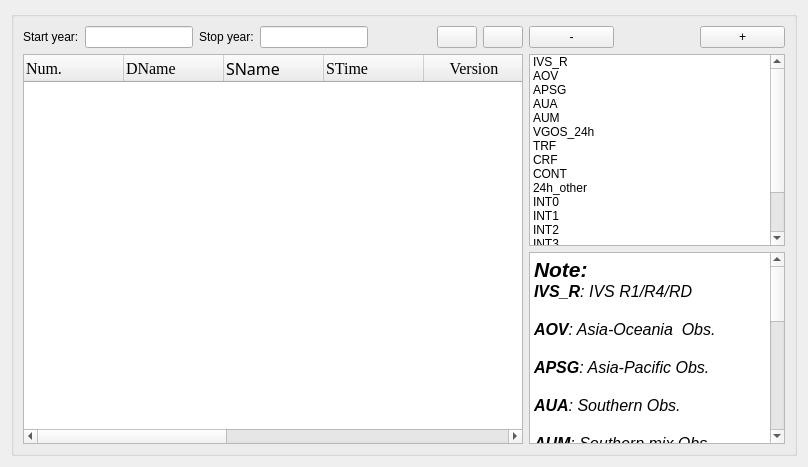
      <widget class="QWidget" name="page_file_download">
       <layout class="QHBoxLayout" name="horizontalLayout_19">
        <item>
         <widget class="QGroupBox" name="groupBox_10">
          <property name="title">
           <string/>
          </property>
          <layout class="QHBoxLayout" name="horizontalLayout_63">
           <item>
            <layout class="QVBoxLayout" name="verticalLayout_56">
             <item>
              <layout class="QHBoxLayout" name="horizontalLayout_61">
               <item>
                <layout class="QHBoxLayout" name="horizontalLayout_17">
                 <item>
                  <widget class="QLabel" name="label_2">
                   <property name="text">
                    <string>Start year:</string>
                   </property>
                  </widget>
                 </item>
                 <item>
                  <widget class="QLineEdit" name="lineEdit_file_startyear">
                   <property name="sizePolicy">
                    <sizepolicy hsizetype="Preferred" vsizetype="Fixed">
                     <horstretch>0</horstretch>
                     <verstretch>0</verstretch>
                    </sizepolicy>
                   </property>
                   <property name="alignment">
                    <set>Qt::AlignCenter</set>
                   </property>
                  </widget>
                 </item>
                </layout>
               </item>
               <item>
                <layout class="QHBoxLayout" name="horizontalLayout_18">
                 <item>
                  <widget class="QLabel" name="label_5">
                   <property name="text">
                    <string>Stop year:</string>
                   </property>
                  </widget>
                 </item>
                 <item>
                  <widget class="QLineEdit" name="lineEdit_file_stopyear">
                   <property name="sizePolicy">
                    <sizepolicy hsizetype="Preferred" vsizetype="Fixed">
                     <horstretch>0</horstretch>
                     <verstretch>0</verstretch>
                    </sizepolicy>
                   </property>
                   <property name="alignment">
                    <set>Qt::AlignCenter</set>
                   </property>
                  </widget>
                 </item>
                </layout>
               </item>
               <item>
                <spacer name="horizontalSpacer_14">
                 <property name="orientation">
                  <enum>Qt::Horizontal</enum>
                 </property>
                 <property name="sizeHint" stdset="0">
                  <size>
                   <width>40</width>
                   <height>20</height>
                  </size>
                 </property>
                </spacer>
               </item>
               <item>
                <widget class="QPushButton" name="pushButton_file_refresh">
                 <property name="text">
                  <string/>
                 </property>
                 <property name="icon">
                  <iconset resource="mysource.qrc">
                   <normaloff>:/icons/icons/refresh.png</normaloff>:/icons/icons/refresh.png</iconset>
                 </property>
                 <property name="iconSize">
                  <size>
                   <width>25</width>
                   <height>25</height>
                  </size>
                 </property>
                </widget>
               </item>
               <item>
                <widget class="QPushButton" name="pushButton_file_makearc">
                 <property name="sizePolicy">
                  <sizepolicy hsizetype="Fixed" vsizetype="Preferred">
                   <horstretch>0</horstretch>
                   <verstretch>0</verstretch>
                  </sizepolicy>
                 </property>
                 <property name="toolTip">
                  <string>&lt;html&gt;&lt;head/&gt;&lt;body&gt;&lt;p&gt;&lt;span style=&quot; font-size:12pt;&quot;&gt;create process list&lt;/span&gt;&lt;/p&gt;&lt;/body&gt;&lt;/html&gt;</string>
                 </property>
                 <property name="text">
                  <string/>
                 </property>
                 <property name="icon">
                  <iconset resource="mysource.qrc">
                   <normaloff>:/icons/icons/list.png</normaloff>:/icons/icons/list.png</iconset>
                 </property>
                 <property name="iconSize">
                  <size>
                   <width>25</width>
                   <height>25</height>
                  </size>
                 </property>
                </widget>
               </item>
              </layout>
             </item>
             <item>
              <widget class="QTableWidget" name="tableWidget_session">
               <property name="sizePolicy">
                <sizepolicy hsizetype="Expanding" vsizetype="Expanding">
                 <horstretch>0</horstretch>
                 <verstretch>0</verstretch>
                </sizepolicy>
               </property>
               <property name="minimumSize">
                <size>
                 <width>500</width>
                 <height>0</height>
                </size>
               </property>
               <property name="editTriggers">
                <set>QAbstractItemView::NoEditTriggers</set>
               </property>
               <property name="selectionMode">
                <enum>QAbstractItemView::ExtendedSelection</enum>
               </property>
               <property name="selectionBehavior">
                <enum>QAbstractItemView::SelectRows</enum>
               </property>
               <property name="textElideMode">
                <enum>Qt::ElideRight</enum>
               </property>
               <property name="sortingEnabled">
                <bool>true</bool>
               </property>
               <attribute name="horizontalHeaderCascadingSectionResizes">
                <bool>false</bool>
               </attribute>
               <attribute name="horizontalHeaderDefaultSectionSize">
                <number>100</number>
               </attribute>
               <attribute name="horizontalHeaderShowSortIndicator" stdset="0">
                <bool>true</bool>
               </attribute>
               <column>
                <property name="text">
                 <string>Num.</string>
                </property>
                <property name="font">
                 <font>
                  <family>Times New Roman</family>
                  <pointsize>12</pointsize>
                 </font>
                </property>
                <property name="textAlignment">
                 <set>AlignLeading|AlignVCenter</set>
                </property>
               </column>
               <column>
                <property name="text">
                 <string>DName</string>
                </property>
                <property name="font">
                 <font>
                  <family>Times New Roman</family>
                  <pointsize>12</pointsize>
                 </font>
                </property>
                <property name="textAlignment">
                 <set>AlignLeading|AlignVCenter</set>
                </property>
               </column>
               <column>
                <property name="text">
                 <string>SName</string>
                </property>
                <property name="font">
                 <font>
                  <family>Abyssinica SIL</family>
                  <pointsize>12</pointsize>
                 </font>
                </property>
                <property name="textAlignment">
                 <set>AlignLeading|AlignVCenter</set>
                </property>
               </column>
               <column>
                <property name="text">
                 <string>STime</string>
                </property>
                <property name="font">
                 <font>
                  <family>Times New Roman</family>
                  <pointsize>12</pointsize>
                 </font>
                </property>
                <property name="textAlignment">
                 <set>AlignLeading|AlignVCenter</set>
                </property>
               </column>
               <column>
                <property name="text">
                 <string>Version</string>
                </property>
                <property name="font">
                 <font>
                  <family>Times New Roman</family>
                  <pointsize>12</pointsize>
                 </font>
                </property>
               </column>
               <column>
                <property name="text">
                 <string>AC</string>
                </property>
                <property name="font">
                 <font>
                  <family>Times New Roman</family>
                  <pointsize>12</pointsize>
                 </font>
                </property>
               </column>
               <column>
                <property name="text">
                 <string>Used Obs.</string>
                </property>
                <property name="font">
                 <font>
                  <family>Times New Roman</family>
                  <pointsize>12</pointsize>
                 </font>
                </property>
               </column>
               <column>
                <property name="text">
                 <string>Chi-Square</string>
                </property>
               </column>
               <column>
                <property name="text">
                 <string>WRMS(ps)</string>
                </property>
                <property name="font">
                 <font>
                  <family>Times New Roman</family>
                  <pointsize>12</pointsize>
                 </font>
                </property>
               </column>
               <column>
                <property name="text">
                 <string>Station</string>
                </property>
                <property name="font">
                 <font>
                  <family>Times New Roman</family>
                  <pointsize>12</pointsize>
                 </font>
                </property>
               </column>
              </widget>
             </item>
            </layout>
           </item>
           <item>
            <layout class="QVBoxLayout" name="verticalLayout_57">
             <item>
              <layout class="QVBoxLayout" name="verticalLayout_59">
               <item>
                <layout class="QHBoxLayout" name="horizontalLayout_58">
                 <item>
                  <widget class="QPushButton" name="pushButton_file_typesub">
                   <property name="sizePolicy">
                    <sizepolicy hsizetype="Preferred" vsizetype="Fixed">
                     <horstretch>0</horstretch>
                     <verstretch>0</verstretch>
                    </sizepolicy>
                   </property>
                   <property name="text">
                    <string>-</string>
                   </property>
                  </widget>
                 </item>
                 <item>
                  <spacer name="horizontalSpacer_31">
                   <property name="orientation">
                    <enum>Qt::Horizontal</enum>
                   </property>
                   <property name="sizeType">
                    <enum>QSizePolicy::Fixed</enum>
                   </property>
                   <property name="sizeHint" stdset="0">
                    <size>
                     <width>80</width>
                     <height>20</height>
                    </size>
                   </property>
                  </spacer>
                 </item>
                 <item>
                  <widget class="QPushButton" name="pushButton_file_typeadd">
                   <property name="sizePolicy">
                    <sizepolicy hsizetype="Preferred" vsizetype="Fixed">
                     <horstretch>0</horstretch>
                     <verstretch>0</verstretch>
                    </sizepolicy>
                   </property>
                   <property name="text">
                    <string>+</string>
                   </property>
                  </widget>
                 </item>
                </layout>
               </item>
               <item>
                <widget class="QListWidget" name="listWidget_datatype">
                 <property name="sizePolicy">
                  <sizepolicy hsizetype="Preferred" vsizetype="Expanding">
                   <horstretch>0</horstretch>
                   <verstretch>0</verstretch>
                  </sizepolicy>
                 </property>
                 <property name="minimumSize">
                  <size>
                   <width>0</width>
                   <height>0</height>
                  </size>
                 </property>
                 <property name="maximumSize">
                  <size>
                   <width>16777215</width>
                   <height>16777215</height>
                  </size>
                 </property>
                 <property name="selectionMode">
                  <enum>QAbstractItemView::MultiSelection</enum>
                 </property>
                 <item>
                  <property name="text">
                   <string>IVS_R</string>
                  </property>
                 </item>
                 <item>
                  <property name="text">
                   <string>AOV</string>
                  </property>
                 </item>
                 <item>
                  <property name="text">
                   <string>APSG</string>
                  </property>
                 </item>
                 <item>
                  <property name="text">
                   <string>AUA</string>
                  </property>
                 </item>
                 <item>
                  <property name="text">
                   <string>AUM</string>
                  </property>
                 </item>
                 <item>
                  <property name="text">
                   <string>VGOS_24h</string>
                  </property>
                 </item>
                 <item>
                  <property name="text">
                   <string>TRF</string>
                  </property>
                 </item>
                 <item>
                  <property name="text">
                   <string>CRF</string>
                  </property>
                 </item>
                 <item>
                  <property name="text">
                   <string>CONT</string>
                  </property>
                 </item>
                 <item>
                  <property name="text">
                   <string>24h_other</string>
                  </property>
                 </item>
                 <item>
                  <property name="text">
                   <string>INT0</string>
                  </property>
                 </item>
                 <item>
                  <property name="text">
                   <string>INT1</string>
                  </property>
                 </item>
                 <item>
                  <property name="text">
                   <string>INT2</string>
                  </property>
                 </item>
                 <item>
                  <property name="text">
                   <string>INT3</string>
                  </property>
                 </item>
                 <item>
                  <property name="text">
                   <string>VGOS_1h</string>
                  </property>
                 </item>
                 <item>
                  <property name="text">
                   <string>1h_other</string>
                  </property>
                 </item>
                 <item>
                  <property name="text">
                   <string>other</string>
                  </property>
                 </item>
                </widget>
               </item>
               <item>
                <widget class="QTextBrowser" name="textBrowser_file_obs">
                 <property name="sizePolicy">
                  <sizepolicy hsizetype="Preferred" vsizetype="Expanding">
                   <horstretch>0</horstretch>
                   <verstretch>0</verstretch>
                  </sizepolicy>
                 </property>
                 <property name="minimumSize">
                  <size>
                   <width>0</width>
                   <height>0</height>
                  </size>
                 </property>
                 <property name="maximumSize">
                  <size>
                   <width>16777215</width>
                   <height>16777215</height>
                  </size>
                 </property>
                 <property name="html">
                  <string>&lt;!DOCTYPE HTML PUBLIC &quot;-//W3C//DTD HTML 4.0//EN&quot; &quot;http://www.w3.org/TR/REC-html40/strict.dtd&quot;&gt;
&lt;html&gt;&lt;head&gt;&lt;meta name=&quot;qrichtext&quot; content=&quot;1&quot; /&gt;&lt;style type=&quot;text/css&quot;&gt;
p, li { white-space: pre-wrap; }
&lt;/style&gt;&lt;/head&gt;&lt;body style=&quot; font-family:'Times New Roman','Times New Roman'; font-size:12pt; font-weight:400; font-style:normal;&quot;&gt;
&lt;p align=&quot;justify&quot; style=&quot; margin-top:0px; margin-bottom:0px; margin-left:0px; margin-right:0px; -qt-block-indent:0; text-indent:0px;&quot;&gt;&lt;span style=&quot; font-family:'Times New Roman','Times New Roman','Times New Roman','Times New Roman','Times New Roman','Times New Roman','Times New Roman','Times New Roman'; font-size:16pt; font-weight:600; font-style:italic;&quot;&gt;Note:&lt;/span&gt;&lt;/p&gt;
&lt;p align=&quot;justify&quot; style=&quot; margin-top:0px; margin-bottom:0px; margin-left:0px; margin-right:0px; -qt-block-indent:0; text-indent:0px;&quot;&gt;&lt;span style=&quot; font-weight:600; font-style:italic; color:#000000;&quot;&gt;IVS_R&lt;/span&gt;&lt;span style=&quot; font-style:italic;&quot;&gt;: IVS R1/R4/RD&lt;/span&gt;&lt;/p&gt;
&lt;p align=&quot;justify&quot; style=&quot;-qt-paragraph-type:empty; margin-top:0px; margin-bottom:0px; margin-left:0px; margin-right:0px; -qt-block-indent:0; text-indent:0px; font-style:italic;&quot;&gt;&lt;br /&gt;&lt;/p&gt;
&lt;p align=&quot;justify&quot; style=&quot; margin-top:0px; margin-bottom:0px; margin-left:0px; margin-right:0px; -qt-block-indent:0; text-indent:0px;&quot;&gt;&lt;span style=&quot; font-weight:600; font-style:italic; color:#000000;&quot;&gt;AOV&lt;/span&gt;&lt;span style=&quot; font-style:italic;&quot;&gt;: Asia-Oceania  Obs.&lt;/span&gt;&lt;/p&gt;
&lt;p align=&quot;justify&quot; style=&quot;-qt-paragraph-type:empty; margin-top:0px; margin-bottom:0px; margin-left:0px; margin-right:0px; -qt-block-indent:0; text-indent:0px; font-style:italic;&quot;&gt;&lt;br /&gt;&lt;/p&gt;
&lt;p align=&quot;justify&quot; style=&quot; margin-top:0px; margin-bottom:0px; margin-left:0px; margin-right:0px; -qt-block-indent:0; text-indent:0px;&quot;&gt;&lt;span style=&quot; font-weight:600; font-style:italic;&quot;&gt;APSG&lt;/span&gt;&lt;span style=&quot; font-style:italic;&quot;&gt;: Asia-Pacific Obs.&lt;/span&gt;&lt;/p&gt;
&lt;p align=&quot;justify&quot; style=&quot;-qt-paragraph-type:empty; margin-top:0px; margin-bottom:0px; margin-left:0px; margin-right:0px; -qt-block-indent:0; text-indent:0px; font-style:italic;&quot;&gt;&lt;br /&gt;&lt;/p&gt;
&lt;p align=&quot;justify&quot; style=&quot; margin-top:0px; margin-bottom:0px; margin-left:0px; margin-right:0px; -qt-block-indent:0; text-indent:0px;&quot;&gt;&lt;span style=&quot; font-weight:600; font-style:italic;&quot;&gt;AUA&lt;/span&gt;&lt;span style=&quot; font-style:italic;&quot;&gt;: Southern Obs.&lt;/span&gt;&lt;/p&gt;
&lt;p align=&quot;justify&quot; style=&quot;-qt-paragraph-type:empty; margin-top:0px; margin-bottom:0px; margin-left:0px; margin-right:0px; -qt-block-indent:0; text-indent:0px; font-style:italic;&quot;&gt;&lt;br /&gt;&lt;/p&gt;
&lt;p align=&quot;justify&quot; style=&quot; margin-top:0px; margin-bottom:0px; margin-left:0px; margin-right:0px; -qt-block-indent:0; text-indent:0px;&quot;&gt;&lt;span style=&quot; font-weight:600; font-style:italic;&quot;&gt;AUM&lt;/span&gt;&lt;span style=&quot; font-style:italic;&quot;&gt;: Southern mix Obs.&lt;/span&gt;&lt;/p&gt;
&lt;p align=&quot;justify&quot; style=&quot;-qt-paragraph-type:empty; margin-top:0px; margin-bottom:0px; margin-left:0px; margin-right:0px; -qt-block-indent:0; text-indent:0px; font-style:italic;&quot;&gt;&lt;br /&gt;&lt;/p&gt;
&lt;p align=&quot;justify&quot; style=&quot; margin-top:0px; margin-bottom:0px; margin-left:0px; margin-right:0px; -qt-block-indent:0; text-indent:0px;&quot;&gt;&lt;span style=&quot; font-weight:600; font-style:italic;&quot;&gt;VGOS_24h&lt;/span&gt;&lt;span style=&quot; font-style:italic;&quot;&gt;: VGOS 24h Obs.&lt;/span&gt;&lt;/p&gt;
&lt;p align=&quot;justify&quot; style=&quot;-qt-paragraph-type:empty; margin-top:0px; margin-bottom:0px; margin-left:0px; margin-right:0px; -qt-block-indent:0; text-indent:0px; font-style:italic;&quot;&gt;&lt;br /&gt;&lt;/p&gt;
&lt;p align=&quot;justify&quot; style=&quot; margin-top:0px; margin-bottom:0px; margin-left:0px; margin-right:0px; -qt-block-indent:0; text-indent:0px;&quot;&gt;&lt;span style=&quot; font-weight:600; font-style:italic;&quot;&gt;TRF:&lt;/span&gt;&lt;span style=&quot; font-style:italic;&quot;&gt; 24h Obs to monitor TRF&lt;/span&gt;&lt;/p&gt;
&lt;p align=&quot;justify&quot; style=&quot;-qt-paragraph-type:empty; margin-top:0px; margin-bottom:0px; margin-left:0px; margin-right:0px; -qt-block-indent:0; text-indent:0px; font-style:italic;&quot;&gt;&lt;br /&gt;&lt;/p&gt;
&lt;p align=&quot;justify&quot; style=&quot; margin-top:0px; margin-bottom:0px; margin-left:0px; margin-right:0px; -qt-block-indent:0; text-indent:0px;&quot;&gt;&lt;span style=&quot; font-weight:600; font-style:italic;&quot;&gt;CRF&lt;/span&gt;&lt;span style=&quot; font-style:italic;&quot;&gt;: 24h Obs to monitor TRF&lt;/span&gt;&lt;/p&gt;
&lt;p align=&quot;justify&quot; style=&quot;-qt-paragraph-type:empty; margin-top:0px; margin-bottom:0px; margin-left:0px; margin-right:0px; -qt-block-indent:0; text-indent:0px; font-style:italic;&quot;&gt;&lt;br /&gt;&lt;/p&gt;
&lt;p align=&quot;justify&quot; style=&quot; margin-top:0px; margin-bottom:0px; margin-left:0px; margin-right:0px; -qt-block-indent:0; text-indent:0px;&quot;&gt;&lt;span style=&quot; font-weight:600; font-style:italic;&quot;&gt;CONT:&lt;/span&gt;&lt;span style=&quot; font-style:italic;&quot;&gt; 15 days continue Obs.&lt;/span&gt;&lt;/p&gt;
&lt;p align=&quot;justify&quot; style=&quot;-qt-paragraph-type:empty; margin-top:0px; margin-bottom:0px; margin-left:0px; margin-right:0px; -qt-block-indent:0; text-indent:0px; font-style:italic;&quot;&gt;&lt;br /&gt;&lt;/p&gt;
&lt;p align=&quot;justify&quot; style=&quot; margin-top:0px; margin-bottom:0px; margin-left:0px; margin-right:0px; -qt-block-indent:0; text-indent:0px;&quot;&gt;&lt;span style=&quot; font-weight:600; font-style:italic;&quot;&gt;24h_other&lt;/span&gt;&lt;span style=&quot; font-style:italic;&quot;&gt;: Other 24h Obs.&lt;/span&gt;&lt;/p&gt;
&lt;p align=&quot;justify&quot; style=&quot;-qt-paragraph-type:empty; margin-top:0px; margin-bottom:0px; margin-left:0px; margin-right:0px; -qt-block-indent:0; text-indent:0px; font-style:italic;&quot;&gt;&lt;br /&gt;&lt;/p&gt;
&lt;p align=&quot;justify&quot; style=&quot; margin-top:0px; margin-bottom:0px; margin-left:0px; margin-right:0px; -qt-block-indent:0; text-indent:0px;&quot;&gt;&lt;span style=&quot; font-weight:600; font-style:italic;&quot;&gt;INT0-3&lt;/span&gt;&lt;span style=&quot; font-style:italic;&quot;&gt;: IVS 1h UT1&lt;/span&gt;&lt;/p&gt;
&lt;p align=&quot;justify&quot; style=&quot;-qt-paragraph-type:empty; margin-top:0px; margin-bottom:0px; margin-left:0px; margin-right:0px; -qt-block-indent:0; text-indent:0px; font-style:italic;&quot;&gt;&lt;br /&gt;&lt;/p&gt;
&lt;p align=&quot;justify&quot; style=&quot; margin-top:0px; margin-bottom:0px; margin-left:0px; margin-right:0px; -qt-block-indent:0; text-indent:0px;&quot;&gt;&lt;span style=&quot; font-weight:600; font-style:italic;&quot;&gt;VGOS_1h&lt;/span&gt;&lt;span style=&quot; font-style:italic;&quot;&gt;: VGOS 1h UT1&lt;/span&gt;&lt;/p&gt;
&lt;p align=&quot;justify&quot; style=&quot;-qt-paragraph-type:empty; margin-top:0px; margin-bottom:0px; margin-left:0px; margin-right:0px; -qt-block-indent:0; text-indent:0px; font-style:italic;&quot;&gt;&lt;br /&gt;&lt;/p&gt;
&lt;p align=&quot;justify&quot; style=&quot; margin-top:0px; margin-bottom:0px; margin-left:0px; margin-right:0px; -qt-block-indent:0; text-indent:0px;&quot;&gt;&lt;span style=&quot; font-weight:600; font-style:italic;&quot;&gt;1h_other:&lt;/span&gt;&lt;span style=&quot; font-style:italic;&quot;&gt; Other 1h UT1&lt;/span&gt;&lt;/p&gt;
&lt;p align=&quot;justify&quot; style=&quot;-qt-paragraph-type:empty; margin-top:0px; margin-bottom:0px; margin-left:0px; margin-right:0px; -qt-block-indent:0; text-indent:0px; font-style:italic;&quot;&gt;&lt;br /&gt;&lt;/p&gt;
&lt;p align=&quot;justify&quot; style=&quot; margin-top:0px; margin-bottom:0px; margin-left:0px; margin-right:0px; -qt-block-indent:0; text-indent:0px;&quot;&gt;&lt;span style=&quot; font-weight:600; font-style:italic;&quot;&gt;other:&lt;/span&gt;&lt;span style=&quot; font-style:italic;&quot;&gt; not show in master&lt;/span&gt;&lt;/p&gt;
&lt;p align=&quot;justify&quot; style=&quot;-qt-paragraph-type:empty; margin-top:0px; margin-bottom:0px; margin-left:0px; margin-right:0px; -qt-block-indent:0; text-indent:0px; font-style:italic;&quot;&gt;&lt;br /&gt;&lt;/p&gt;&lt;/body&gt;&lt;/html&gt;</string>
                 </property>
                </widget>
               </item>
              </layout>
             </item>
            </layout>
           </item>
          </layout>
         </widget>
        </item>
       </layout>
      </widget>
